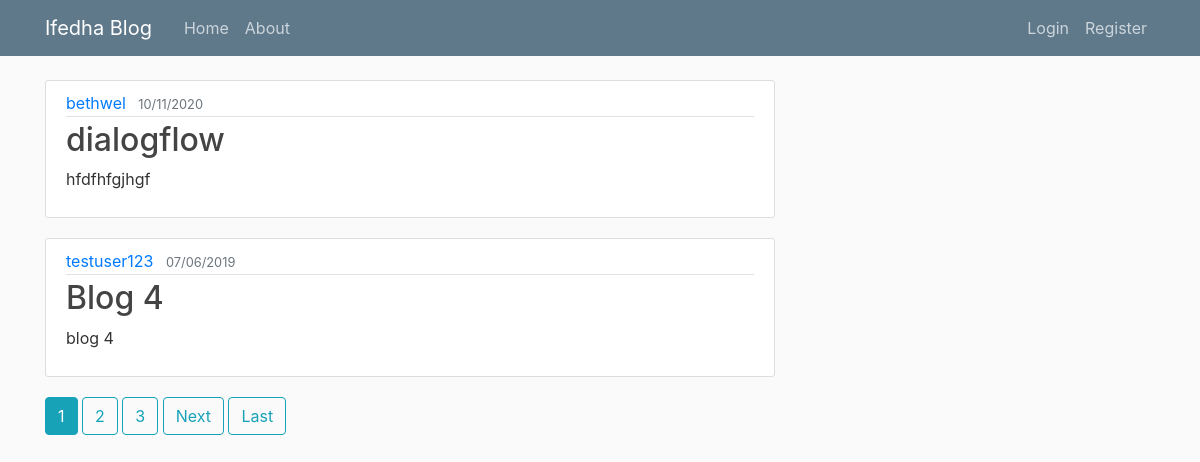
The page / on the database its author committed.
### blog/models.py (models this page shows, shortened)
class Post(models.Model):
	title = models.CharField(max_length=100)
	content = models.TextField()
	date_posted = models.DateTimeField(default=timezone.now)
	author = models.ForeignKey(User, on_delete=models.CASCADE)

### blog/views.py (the view)
# urls.py: path('', PostListView.as_view(), name='blog-home'),
class PostListView(ListView):
	model = Post
	template_name = 'blog/home.html' #<app>/<model>_<viewtype>.html
	context_object_name = 'posts'
	ordering = ['-date_posted']
	paginate_by = 2

### blog/templates/blog/home.html (shortened to what this page needs)
{% extends "blog/base.html" %}
{% block content %}
	{% for post in posts %}
		<article class="media content-section">
			<div class="media-body">
				<div class="article-metadata">
					<a class="mr-2" href="{% url 'user-posts' post.author.username %}">{{ post.author }}</a>
					<small class="text-muted">{{ post.date_posted | date:'m/d/Y'}}</small>
				</div>
				<h2><a class="article-title" href="{% url 'post-detail' post.id %}">{{ post.title }}</a></h2>
				<p class="article-content">{{ post.content }}</p>
			</div>
		</article>
	{% endfor %}
	{% if is_paginated %}
		{% for num in page_obj.paginator.page_range %}
			{% if page_obj.number == num %}
				<a class = "btn btn-info mb-4" href = "?page={{num}}"> {{ num }} </a>
			{% elif num > page_obj.number|add:'-3' and num < page_obj.number|add:'3'%}
				<a class = "btn btn-outline-info mb-4" href = "?page={{num}}">{{ num }}</a>
			{% endif %}
		{% endfor %}
		{% if page_obj.has_next %}
			<a class = "btn btn-outline-info mb-4" href = "?page={{ page_obj.next_page_number }}">Next</a>
			<a class = "btn btn-outline-info mb-4" href = "?page={{ page_obj.paginator.num_pages }}">Last</a>
		{% endif %}
	{% endif %}
{% endblock content %}

### blog/static/blog/main.css (style rules this page uses)
body { background: #fafafa; color: #333333; margin-top: 5rem; }
h1, h2, h3, h4, h5, h6 { color: #444444; }
.content-section { background: #ffffff; padding: 10px 20px; border: 1px solid #dddddd; border-radius: 3px; margin-bottom: 20px; }
.article-title { color: #444444; }
.article-content { white-space: pre-line; }
.article-metadata { padding-bottom: 1px; margin-bottom: 4px; border-bottom: 1px solid #e3e3e3 }

### rows shown on the page
Post: author "bethwel", date_posted "10/11/2020", title "dialogflow", content "hfdfhfgjhgf"
Post: author "testuser123", date_posted "07/06/2019", title "Blog 4", content "blog 4"

### other values the page prints
{{ num }} "1"
{{ num }} "2" "3"
